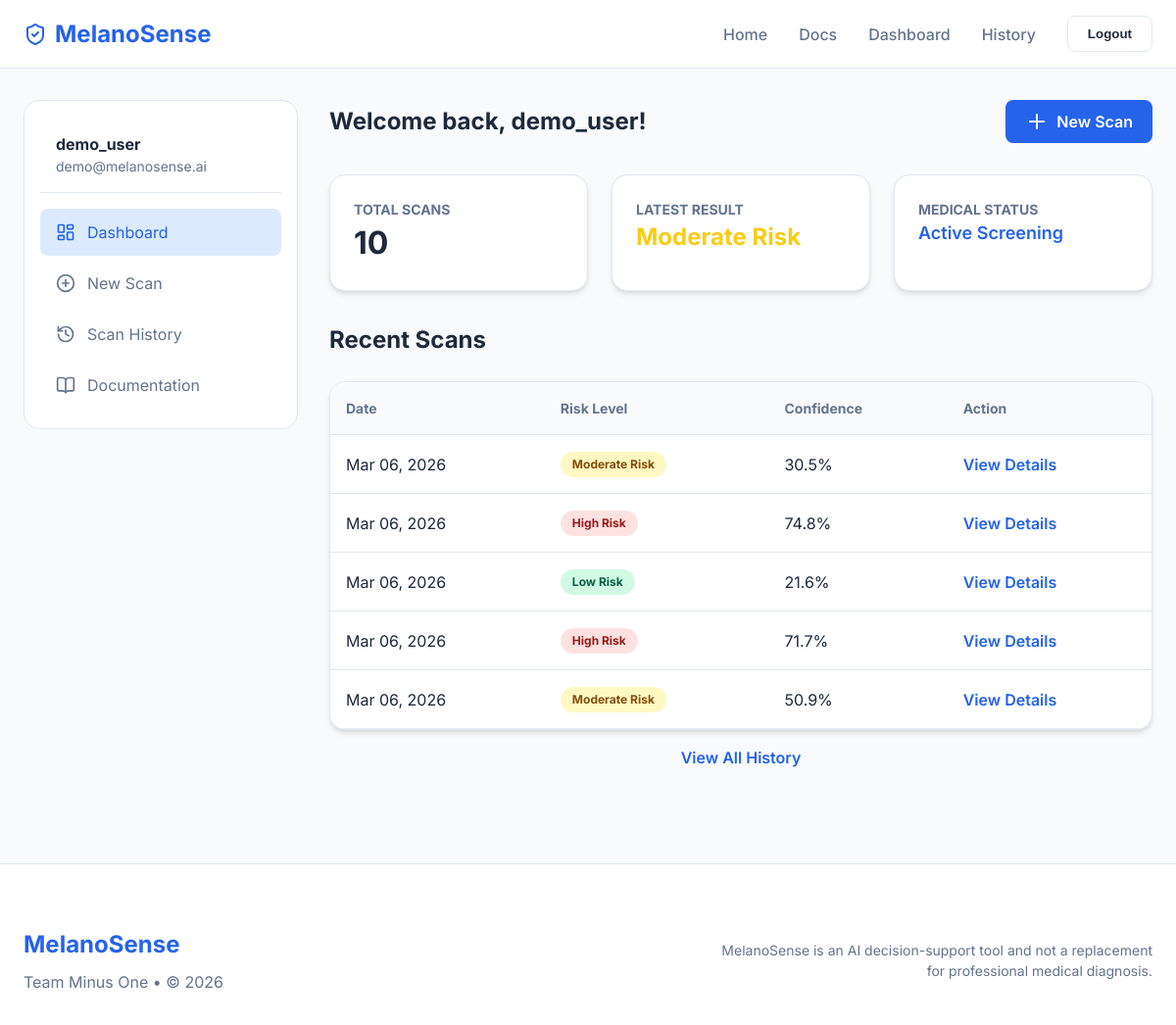
The page /dashboard/ (signed in) on the database its author committed.
### predictor/models.py (models this page shows, shortened)
class Scan(models.Model):
    id = models.UUIDField(primary_key=True, default=uuid.uuid4, editable=False)
    user = models.ForeignKey(User, on_delete=models.CASCADE, related_name='scans')
    image = models.ForeignKey(MedicalImage, on_delete=models.CASCADE)
    risk_level = models.CharField(max_length=20, choices=[('Low', 'Low Risk'), ('Moderate', 'Moderate Risk'), ('High', 'High Risk')])
    confidence = models.FloatField()
    age = models.IntegerField()
    sex = models.CharField(max_length=10)
    localization = models.CharField(max_length=50)
    heatmap_image = models.ImageField(upload_to='analysis/heatmaps/', null=True, blank=True)
    roi_image = models.ImageField(upload_to='analysis/roi/', null=True, blank=True)
    created_at = models.DateTimeField(auto_now_add=True)

### predictor/views.py (the view)
# urls.py: path('dashboard/', views.dashboard, name='dashboard'),
@login_required
def dashboard(request):
    recent_scans = Scan.objects.filter(user=request.user).order_by('-created_at')[:5]
    return render(request, 'dashboard/dashboard.html', {
        'recent_scans': recent_scans,
        'user': request.user
    })

### templates/dashboard/dashboard.html (shortened to what this page needs)
{% extends 'base.html' %}
{% load static %}
{% block content %}
<div class="container">
    <div class="dashboard-grid">
        <aside class="sidebar">
            <div style="padding: 1rem; border-bottom: 1px solid var(--border); margin-bottom: 1rem;">
                <h3 style="font-size: 1rem;">{{ user.get_full_name|default:user.username }}</h3>
                <p style="font-size: 0.875rem; color: var(--text-muted);">{{ user.email }}</p>
            </div>
            <a href="/dashboard" class="sidebar-link active">
                <i data-lucide="layout-dashboard" style="width: 20px;"></i>
                Dashboard
            </a>
            <a href="/scan" class="sidebar-link">
                <i data-lucide="plus-circle" style="width: 20px;"></i>
                New Scan
            </a>
            <a href="/history" class="sidebar-link">
                <i data-lucide="history" style="width: 20px;"></i>
                Scan History
            </a>
            <a href="/documentation" class="sidebar-link">
                <i data-lucide="book-open" style="width: 20px;"></i>
                Documentation
            </a>
        </aside>
        <section>
            <div class="flex-between mb-4">
                <h1>Welcome back, {{ user.first_name|default:user.username }}!</h1>
                <a href="/scan" class="btn btn-primary">
                    <i data-lucide="plus"></i>
                    New Scan
                </a>
            </div>
            <div style="display: grid; grid-template-columns: repeat(3, 1fr); gap: 1.5rem;" class="mb-4">
                <div class="card">
                    <h3 class="text-sm uppercase" style="color: var(--text-muted);">Total Scans</h3>
                    <p class="text-xl font-bold" style="font-size: 2rem;">{{ user.scans.count }}</p>
                </div>
                <div class="card">
                    <h3 class="text-sm uppercase" style="color: var(--text-muted);">Latest Result</h3>
                    {% with latest=recent_scans.first %}
                    {% if latest %}
                    <p class="text-xl font-bold text-risk-{{ latest.risk_level|lower|cut:' risk' }}">
                        {{ latest.risk_level }}{% if 'Risk' not in latest.risk_level %} Risk{% endif %}
                    </p>
                    {% else %}
                    <p class="text-lg" style="color: var(--text-muted);">No scans yet</p>
                    {% endif %}
                    {% endwith %}
                </div>
                <div class="card">
                    <h3 class="text-sm uppercase" style="color: var(--text-muted);">Medical Status</h3>
                    <p class="text-lg font-semibold" style="color: var(--primary);">Active Screening</p>
                </div>
            </div>
            <h2 class="mb-3">Recent Scans</h2>
            {% if recent_scans %}
            <div class="card table-container">
                <table class="table">
                    <thead>
                        <tr>
                            <th>Date</th>
                            <th>Risk Level</th>
                            <th>Confidence</th>
                            <th>Action</th>
                        </tr>
                    </thead>
                    <tbody>
                        {% for scan in recent_scans %}
                        <tr>
                            <td>{{ scan.created_at|date:"M d, Y" }}</td>
                            <td>
                                <span class="badge risk-{{ scan.risk_level|lower|cut:' risk' }} text-xs">
                                    {{ scan.risk_level }}{% if 'Risk' not in scan.risk_level %} Risk{% endif %}
                                </span>
                            </td>
                            <td>{{ scan.confidence|floatformat:1 }}%</td>
                            <td>
                                <a href="/scan/?id={{ scan.id }}" class="font-semibold"
                                    style="color: var(--primary); text-decoration: none;">View Details</a>
                            </td>
                        </tr>
                        {% endfor %}
                    </tbody>
                </table>
            </div>
            <div class="text-center" style="margin-top: 1rem;">
                <a href="/history" class="font-semibold" style="color: var(--primary); text-decoration: none;">View All
                    History</a>
            </div>
            {% endif %}
        </section>
    </div>
</div>
{% endblock %}

### static/css/style.css (style rules this page uses)
:root { --primary: #2563eb; --primary-dark: #1e40af; --primary-light: #dbeafe; --secondary: #0ea5e9; --accent: #f59e0b; --success: #10b981; --warning: #facc15; --danger: #ef4444; --background: #f8fafc; --surface: #ffffff; --text: #1e293b; --text-muted: #64748b; --border: #e2e8f0; --shadow: 0 4px 6px -1px rgb(0 0 0 / 0.1), 0 2px 4px -2px rgb(0 0 0 / 0.1); }
* { margin: 0; padding: 0; box-sizing: border-box; }
body { font-family: 'Inter', system-ui, -apple-system, sans-serif; background-color: var(--background); color: var(--text); line-height: 1.5; }
.container { max-width: 1200px; margin: 0 auto; padding: 0 1.5rem; }
.btn { display: inline-flex; align-items: center; justify-content: center; padding: 0.625rem 1.25rem; border-radius: 0.5rem; font-weight: 600; cursor: pointer; transition: all 0.2s; border: none; text-decoration: none; gap: 0.5rem; }
.btn-primary { background-color: var(--primary); color: white; }
.card { background-color: var(--surface); border-radius: 1rem; border: 1px solid var(--border); padding: 1.5rem; box-shadow: var(--shadow); }
.dashboard-grid { display: grid; grid-template-columns: 280px 1fr; gap: 2rem; padding: 2rem 0; }
.sidebar { background-color: var(--surface); border-radius: 1rem; border: 1px solid var(--border); padding: 1rem; height: fit-content; }
.sidebar-link { display: flex; align-items: center; gap: 0.75rem; padding: 0.75rem 1rem; text-decoration: none; color: var(--text-muted); border-radius: 0.5rem; margin-bottom: 0.25rem; }
.sidebar-link:hover, .sidebar-link.active { background-color: var(--primary-light); color: var(--primary); }
.flex-between { display: flex; justify-content: space-between; align-items: center; }
.mb-3 { margin-bottom: 1.5rem; }
.mb-4 { margin-bottom: 2rem; }
.text-center { text-align: center; }
.text-sm { font-size: 0.875rem; }
.text-xs { font-size: 0.75rem; }
.text-lg { font-size: 1.125rem; }
.text-xl { font-size: 1.5rem; }
.font-bold { font-weight: 700; }
.font-semibold { font-weight: 600; }
.uppercase { text-transform: uppercase; }
.risk-high { background-color: #fee2e2; color: #991b1b; }
.risk-moderate { background-color: #fef9c3; color: #854d0e; }
.risk-low { background-color: #d1fae5; color: #065f46; }
.text-risk-moderate { color: var(--warning); }
.table-container { padding: 0; overflow: hidden; }
.table { width: 100%; border-collapse: collapse; text-align: left; }
.table th { background-color: #f8fafc; border-bottom: 1px solid var(--border); padding: 1rem; font-size: 0.875rem; color: var(--text-muted); }
.table td { padding: 1rem; border-bottom: 1px solid var(--border); }
.badge { display: inline-flex; padding: 0.25rem 0.75rem; border-radius: 9999px; font-weight: 700; }

### rows shown on the page
Scan: risk_level "Moderate", created_at "Mar 06, 2026", shows "Risk", confidence "30.5"
Scan: created_at "Mar 06, 2026", risk_level "High", shows "Risk", confidence "74.8"
Scan: created_at "Mar 06, 2026", risk_level "Low", shows "Risk", confidence "21.6"
Scan: created_at "Mar 06, 2026", risk_level "High", shows "Risk", confidence "71.7"
Scan: created_at "Mar 06, 2026", risk_level "Moderate", shows "Risk", confidence "50.9"

### other values the page prints
{{ user.get_full_name|default:user.username }} "demo_user"
{{ user.email }} "demo@melanosense.ai"
{{ user.first_name|default:user.username }} "demo_user"
{{ user.scans.count }} "10"
